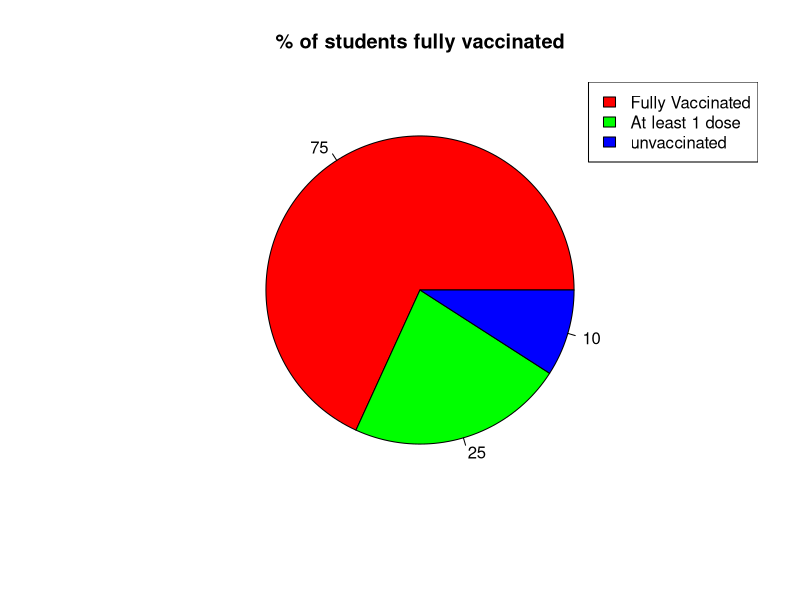

The R source for this figure:
# Create data for the graph.
# Total of fully vaccinated students in the class of (110) students
Vaccination_data<- c(75, 25, 10)
category <- c("Fully Vaccinated", "At least 1 dose", "unvaccinated")

# Plot the chart.
pie(Vaccination_data, labels= Vaccination_data, main = "% of students fully vaccinated", 
    col = rainbow(length(category)))
legend("topright", category, 
       fill = rainbow(length(category)))
